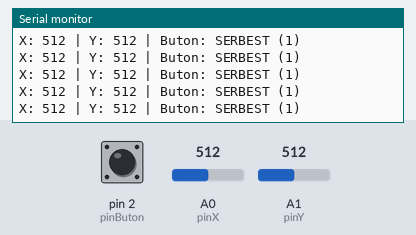
A sketch run on a simulated Arduino Uno, built with avr-gcc and run on an emulated ATmega328P. On the bench: the last lines printed to the serial monitor. Inputs (shaded band) come from the test bench; at power-on: pin 2 (pinButon) HIGH, A0 (pinX) = 512, A1 (pinY) = 512.

Above: at 1.2 s.
1.3 s: pin 2 (pinButon) pulled LOW for 0.15 s
At 1.32 s:
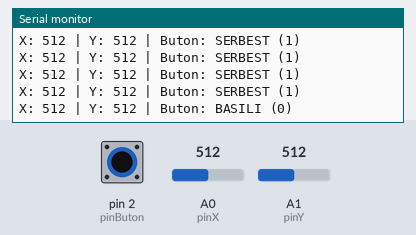
2.9 s: A0 (pinX) set to 0
At 2.93 s:
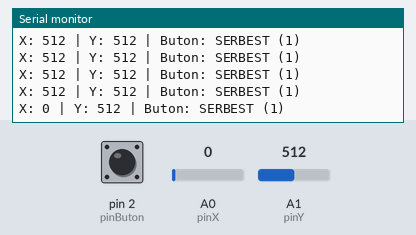
5.9 s: A1 (pinY) set to 0
At 5.95 s:
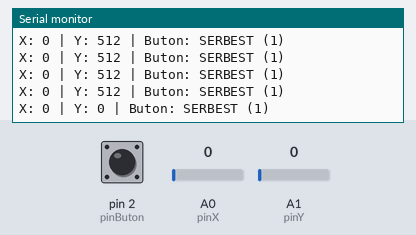
8.9 s: pin 2 (pinButon) pulled LOW for 1 s
At 8.97 s:
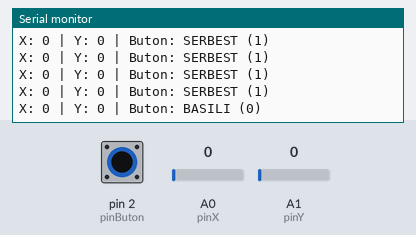
11.4 s: A0 (pinX) set to 122
At 11.48 s:
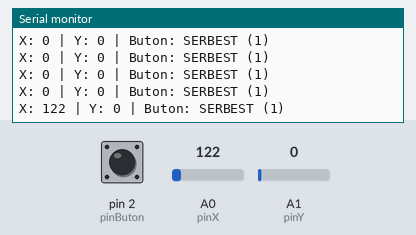
12.9 s: A1 (pinY) set to 122
At 12.99 s:
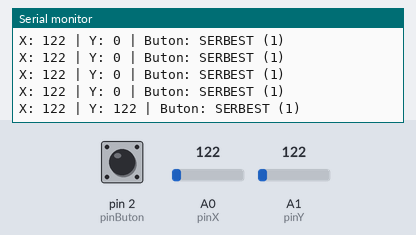
Timing chart, 0 to 15.4 s (numbered marks = the images above; inputs shaded):
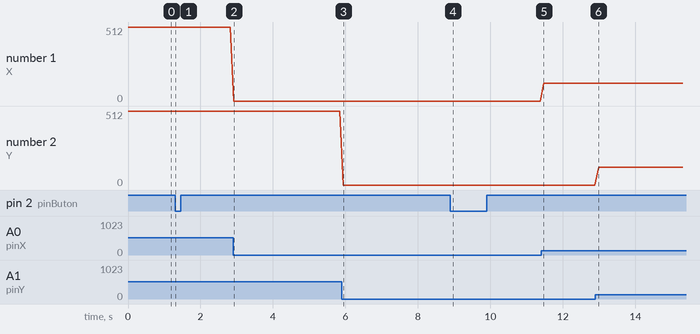

The sketch:

joyistik.ino
```cpp
// Joystick Pinleri
const int pinX = A0;
const int pinY = A1;
const int pinButon = 2;

void setup() {
  // Saniyede 9600 bit hızında seri iletişimi başlat
  Serial.begin(9600);

  // Buton pini için Arduino'nun içindeki pull-up direncini kullan
  pinMode(pinButon, INPUT_PULLUP);
}

void loop() {
  // Eksen değerlerini oku (0 ile 1023 arasında)
  int xDegeri = analogRead(pinX);
  int yDegeri = analogRead(pinY);

  // Buton durumunu oku (Basılı: 0, Serbest: 1)
  int butonDurumu = digitalRead(pinButon);

  // Değerleri Seri Monitör'e yan yana yazdır
  Serial.print("X: ");
  Serial.print(xDegeri);

  Serial.print(" | Y: ");
  Serial.print(yDegeri);

  Serial.print(" | Buton: ");
  // Butona basıldığında GND'ye çekildiği için LOW (0) değeri okunur
  if (butonDurumu == LOW) {
    Serial.println("BASILI (0)");
  } else {
    Serial.println("SERBEST (1)");
  }


  delay(100);
}
```

Measured:
- after the input at 1.3 s, the serial monitor: prints a new line at once (image 1)
- after the input at 2.9 s, the serial monitor: prints a new line at once (image 2)
- after the input at 5.9 s, the serial monitor: prints a new line at once (image 3)
- after the input at 8.9 s, the serial monitor: prints a new line after 0.06 s (image 4)
- after the input at 11.4 s, the serial monitor: prints a new line after 0.08 s (image 5)
- after the input at 12.9 s, the serial monitor: prints a new line after 0.09 s (image 6)
- plotted number 1: 0 → 122 after the input at 11.4 s
